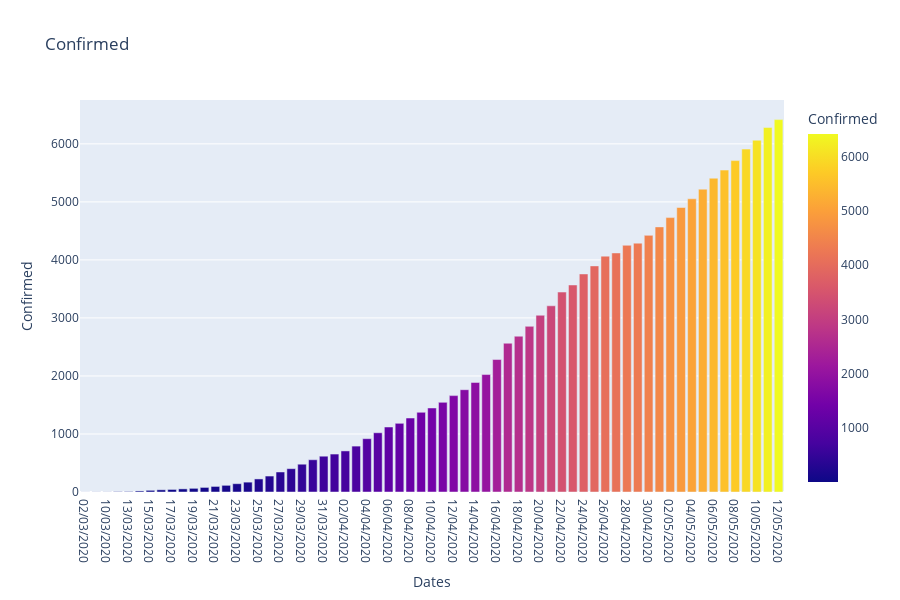

The cell this chart's notebook holds for it:
### Code cell
#hide_input

# Confirmed Cases
fig = px.bar(MA_data,x="Dates",y="Confirmed",color="Confirmed",orientation="v",
             height=600,title="Confirmed",
             color_discrete_sequence=px.colors.cyclical.IceFire)
#fig.update_layout(plot_bgcolor='rgb(230,230,230)')
fig.show()

### Figure 1 — Plotly figure (JSON) as saved in the notebook; plotly's stock layout.template omitted (floating-point values rounded to 4 significant figures)
{"data": [{"alignmentgroup": "True", "hovertemplate": "Dates=%{x}<br>Confirmed=%{marker.color}<extra></extra>", "legendgroup": "", "marker": {"color": [1, 2, 2, 6, 8, 18, 29, 38, 44, 54, 63, 79, 96, 115, 143, 170, 225, 275, 345, 402, 479, 556, 617, 654, 708, 791, 919, 1021, 1120, 1184, 1275, 1374, 1448, 1545, 1661, 1763, 1888, 2024, 2283, 2564, 2685, 2855, 3046, 3209, 3446, 3568, 3758, 3897, 4065, 4120, 4252, 4289, 4423, 4569, 4729, 4903, 5053, 5219, 5408, 5548, 5711, 5910, 6063, 6281, 6418], "coloraxis": "coloraxis"}, "name": "", "offsetgroup": "", "orientation": "v", "showlegend": false, "textposition": "auto", "type": "bar", "x": ["02/03/2020", "05/03/2020", "10/03/2020", "11/03/2020", "13/03/2020", "14/03/2020", "15/03/2020", "16/03/2020", "17/03/2020", "18/03/2020", "19/03/2020", "20/03/2020", "21/03/2020", "22/03/2020", "23/03/2020", "24/03/2020", "25/03/2020", "26/03/2020", "27/03/2020", "28/03/2020", "29/03/2020", "30/03/2020", "31/03/2020", "01/04/2020", "02/04/2020", "03/04/2020", "04/04/2020", "05/04/2020", "06/04/2020", "07/04/2020", "08/04/2020", "09/04/2020", "10/04/2020", "11/04/2020", "12/04/2020", "13/04/2020", "14/04/2020", "15/04/2020", "16/04/2020", "17/04/2020", "18/04/2020", "19/04/2020", "20/04/2020", "21/04/2020", "22/04/2020", "23/04/2020", "24/04/2020", "25/04/2020", "26/04/2020", "27/04/2020", "28/04/2020", "29/04/2020", "30/04/2020", "01/05/2020", "02/05/2020", "03/05/2020", "04/05/2020", "05/05/2020", "06/05/2020", "07/05/2020", "08/05/2020", "09/05/2020", "10/05/2020", "11/05/2020", "12/05/2020"], "xaxis": "x", "y": [1, 2, 2, 6, 8, 18, 29, 38, 44, 54, 63, 79, 96, 115, 143, 170, 225, 275, 345, 402, 479, 556, 617, 654, 708, 791, 919, 1021, 1120, 1184, 1275, 1374, 1448, 1545, 1661, 1763, 1888, 2024, 2283, 2564, 2685, 2855, 3046, 3209, 3446, 3568, 3758, 3897, 4065, 4120, 4252, 4289, 4423, 4569, 4729, 4903, 5053, 5219, 5408, 5548, 5711, 5910, 6063, 6281, 6418], "yaxis": "y"}], "layout": {"barmode": "relative", "coloraxis": {"colorbar": {"title": {"text": "Confirmed"}}, "colorscale": [[0, "#0d0887"], [0.1111, "#46039f"], [0.2222, "#7201a8"], [0.3333, "#9c179e"], [0.4444, "#bd3786"], [0.5556, "#d8576b"], [0.6667, "#ed7953"], [0.7778, "#fb9f3a"], [0.8889, "#fdca26"], [1, "#f0f921"]]}, "height": 600, "legend": {"tracegroupgap": 0}, "title": {"text": "Confirmed"}, "xaxis": {"anchor": "y", "domain": [0, 1], "title": {"text": "Dates"}}, "yaxis": {"anchor": "x", "domain": [0, 1], "title": {"text": "Confirmed"}}}}
